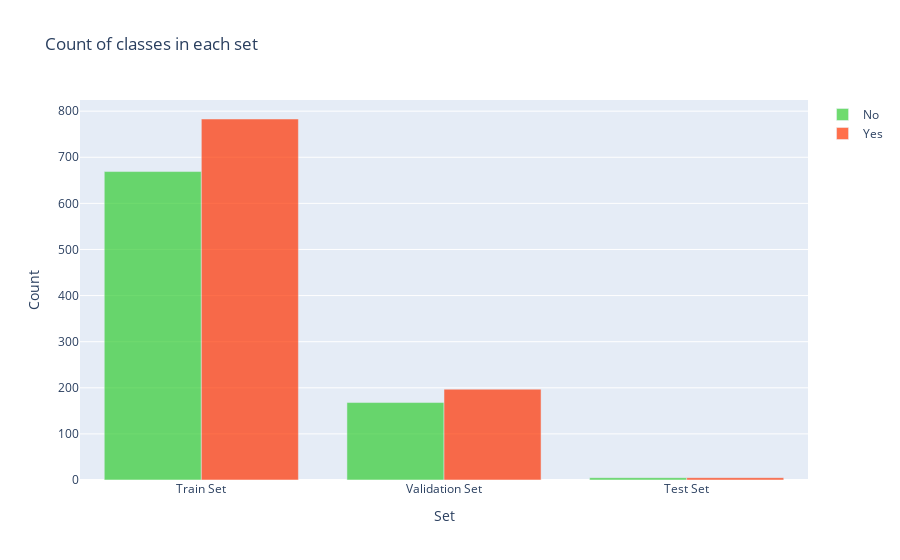

Notebook cell for this chart:
### Code cell
y = dict()
y[0] = []
y[1] = []
for set_name in (y_train, y_val, y_test):
    y[0].append(np.sum(set_name == 0))
    y[1].append(np.sum(set_name == 1))

trace0 = go.Bar(
    x=['Train Set', 'Validation Set', 'Test Set'],
    y=y[0],
    name='No',
    marker=dict(color='#33cc33'),
    opacity=0.7
)
trace1 = go.Bar(
    x=['Train Set', 'Validation Set', 'Test Set'],
    y=y[1],
    name='Yes',
    marker=dict(color='#ff3300'),
    opacity=0.7
)
data = [trace0, trace1]
layout = go.Layout(
    title='Count of classes in each set',
    xaxis={'title': 'Set'},
    yaxis={'title': 'Count'}
)
fig = go.Figure(data, layout)
iplot(fig)

### Figure 1 — Plotly figure (JSON) as saved in the notebook; plotly's stock layout.template omitted (floating-point values rounded to 4 significant figures)
{"data": [{"marker": {"color": "#33cc33"}, "name": "No", "opacity": 0.7, "x": ["Train Set", "Validation Set", "Test Set"], "y": [669, 168, 5], "type": "bar"}, {"marker": {"color": "#ff3300"}, "name": "Yes", "opacity": 0.7, "x": ["Train Set", "Validation Set", "Test Set"], "y": [783, 197, 5], "type": "bar"}], "layout": {"title": {"text": "Count of classes in each set"}, "xaxis": {"title": {"text": "Set"}}, "yaxis": {"title": {"text": "Count"}}}}
